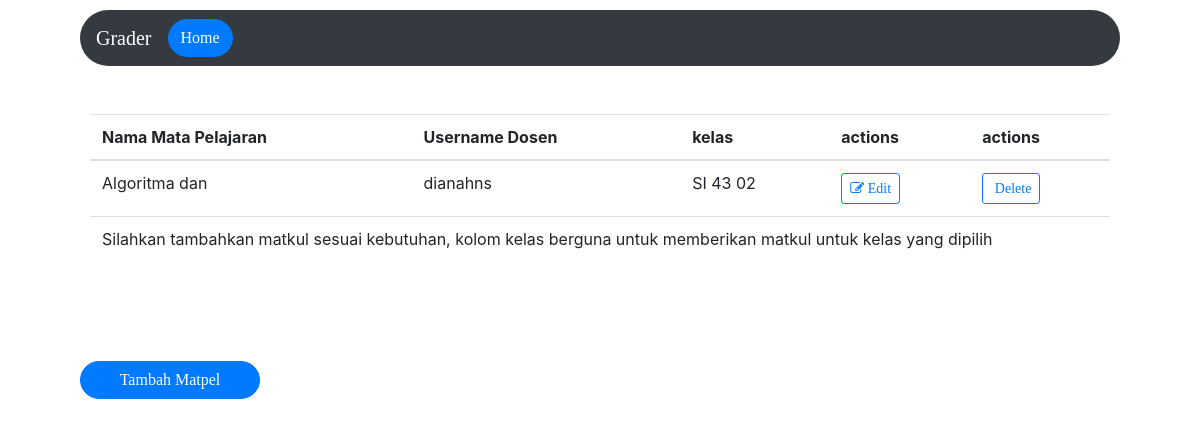
Before: /grader//matkul with the older database file.
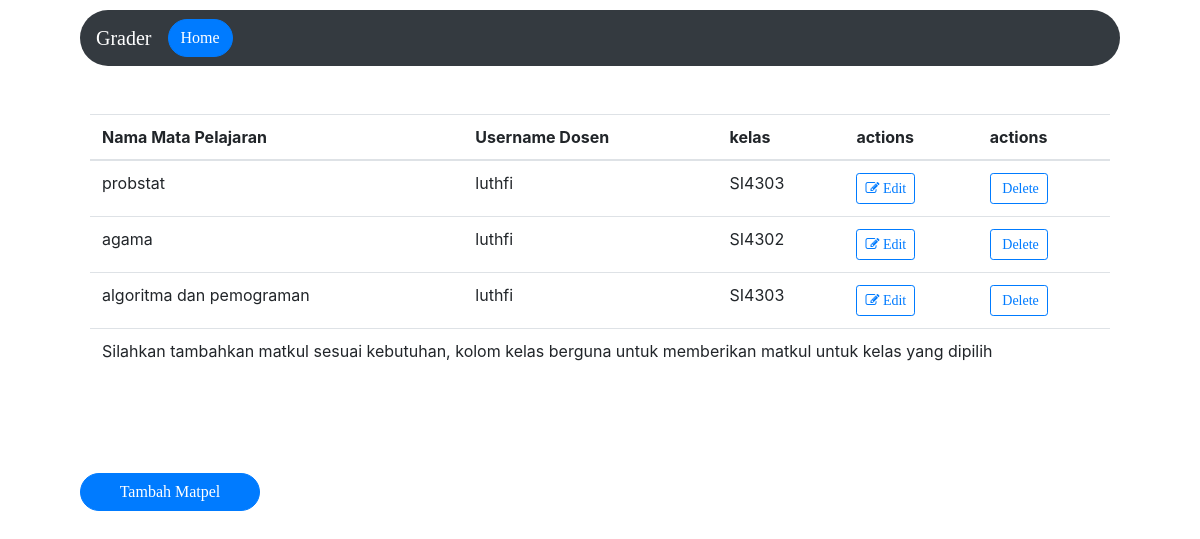
After: the same page with the newer database file.
### grader/models.py (models this page shows, shortened)
class t_matkul(models.Model):
    nama_mapel = models.CharField(max_length=50)
    kode_mapel = models.CharField(max_length=20, default='kode')
    username_dosen = models.CharField(max_length=15)
    KELAS_CHOICES = (
        ('SI4301','SI4301'),
        ('SI4302','SI4302'),
        ('SI4303','SI4303'),
    )
    kelas = models.CharField(max_length=15, choices=KELAS_CHOICES, default='SI 43 01')
    nama_dosen = models.CharField(max_length=50, default='nama')

### grader/views.py (the view)
def matkulView(request):
    return render(request, 'grader/matkul.html', {'matpel' : t_matkul.objects.all()})

### grader/templates/grader/matkul.html (shortened to what this page needs)
<html>
    <head>
        <link rel="stylesheet" href="https://stackpath.bootstrapcdn.com/font-awesome/4.7.0/css/font-awesome.min.css">
        <link rel="stylesheet" href="https://stackpath.bootstrapcdn.com/bootstrap/4.3.1/css/bootstrap.min.css">
        <link rel="stylesheet" href="https://ajax.googleapis.com/ajax/libs/jquery/3.4.1/jquery.min.js">
    </head>
<body>
    <nav class="navbar navbar-dark bg-dark navbar-expand-lg rounded-pill">
    <a class="navbar-brand" href="/">Grader</a>
    <a href="{% url 'home' %}"><button class="auth1 btn btn-primary">Home</button></a>
    </nav>
    <br><br>
        <table class="table">
            <thead>
            <tr>
                <th scope="col">Nama Mata Pelajaran</th>
                <th scope="col">Username Dosen</th>
                <th scope="col">kelas</th>
                <th scope="col">actions</th>
                <th scope="col">actions</th>
            </tr>
            </thead>
            <tbody>
            {% for matkuls in matpel %}
                <td>{{ matkuls.nama_mapel }}</td>
                <td>{{ matkuls.username_dosen }}</td>
                <td>{{ matkuls.kelas }}</td>
                <td> <a class="btn btn-sm btn-outline-primary" href="{% url 'editMapel' matkuls.id %}">
                    <i class="fa fa-pencil-square-o" aria-hidden="true"></i> Edit
                  </a> </td>
                <td> <a class="btn btn-sm btn-outline-primary" href="{% url 'deleteMapel' matkuls.id %}">
                     Delete
                  </a> </td>
                {% endfor %}
              <tr>
                <td colspan="6" class="cs-text-center cs-empty-table"> Silahkan tambahkan matkul sesuai kebutuhan, kolom kelas berguna untuk memberikan matkul untuk kelas yang dipilih </td>
              </tr>
            </tbody>
        </table>
        <a href="{% url 'tambahMatkul' %}"><button class="auth2 btn btn-primary">Tambah Matpel</button></a>
</body>
</html>

Changed rows visible on the page:
removed t_matkul: nama_mapel "Algoritma dan", username_dosen "dianahns", kelas "SI 43 02"
added t_matkul: nama_mapel "probstat", username_dosen "luthfi", kelas "SI4303"
added t_matkul: nama_mapel "agama", username_dosen "luthfi", kelas "SI4302"
added t_matkul: nama_mapel "algoritma dan pemograman", username_dosen "luthfi", kelas "SI4303"
